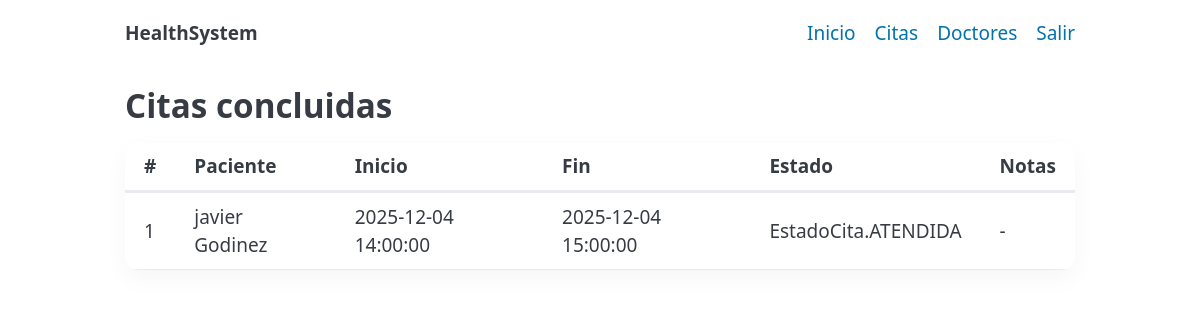
The app's page /doctor/consultas/concluidas (signed in) with its own data.
### models.py (models this page shows, shortened)
class Cita(Base):
    __tablename__ = "citas"
    id = Column(Integer, primary_key=True)
    medico_id = Column(Integer, ForeignKey("medicos.id"), nullable=False, index=True)
    paciente_id = Column(Integer, ForeignKey("usuarios.id"), nullable=False, index=True)
    start_at = Column(DateTime, nullable=False, index=True)
    end_at = Column(DateTime, nullable=False, index=True)
    estado = Column(SAEnum(EstadoCita), default=EstadoCita.PENDIENTE, nullable=False)
    notas = Column(String, nullable=True)
    medico = relationship("Medico", back_populates="citas")
    paciente = relationship("Usuario")

class Usuario(Base, UserMixin):
    __tablename__ = "usuarios"
    id = Column(Integer, primary_key=True)
    nombre = Column(String, nullable=False)
    apellido = Column(String, nullable=False)
    email = Column(String, unique=True, index=True, nullable=False)
    password_hash = Column(String, nullable=False)
    tipo = Column(SAEnum(TipoUsuario), default=TipoUsuario.PACIENTE, nullable=False)
    medico = relationship("Medico", back_populates="usuario", uselist=False)
    expediente = relationship("Expediente", back_populates="paciente", uselist=False)

### app.py (the view)
@app.route("/doctor/consultas/concluidas")
@login_required
def doctor_concluidas():
    if current_user.tipo != TipoUsuario.MEDICO:
        abort(403)
    with get_db() as db:
        medico = db.query(Medico).filter(Medico.usuario_id == current_user.id).first()
        if not medico:
            flash("No hay registro de médico asociado a tu usuario.", "warning")
            return redirect(url_for("dashboard"))
        citas = (
            db.query(Cita)
            .options(
                joinedload(Cita.paciente),
                joinedload(Cita.medico).joinedload(Medico.usuario),
            )
            .filter(
                Cita.medico_id == medico.id,
                Cita.estado.in_([EstadoCita.ATENDIDA, EstadoCita.CANCELADA]),
            )
            .order_by(Cita.start_at.desc())
            .all()
        )
    return render_template("doctor_concluidas.html", citas=citas, EstadoCita=EstadoCita)

### app.py (called while the page is built)
@contextmanager
def get_db():
    db = SessionLocal()
    try:
        yield db
        db.commit()
    except Exception:
        db.rollback()
        raise
    finally:
        db.close()

@login_manager.user_loader
def load_user(user_id):
    with get_db() as db:
        return db.get(Usuario, int(user_id))

### templates/doctor_concluidas.html (shortened to what this page needs)
{% extends "_layout.html" %}
{% block content %}
<h2>Citas concluidas</h2>
{% if citas|length == 0 %}
  <p>No tienes citas concluidas.</p>
{% else %}
  <table>
    <thead>
      <tr>
        <th>#</th>
        <th>Paciente</th>
        <th>Inicio</th>
        <th>Fin</th>
        <th>Estado</th>
        <th>Notas</th>
      </tr>
    </thead>
    <tbody>
      {% for c in citas %}
      <tr>
        <td>{{ c.id }}</td>
        <td>{{ c.paciente.nombre }} {{ c.paciente.apellido }}</td>
        <td>{{ c.start_at }}</td>
        <td>{{ c.end_at }}</td>
        <td>{{ c.estado }}</td>
        <td>{{ c.notas or '-' }}</td>
      </tr>
      {% endfor %}
    </tbody>
  </table>
{% endif %}
{% endblock %}

### templates/_layout.html (style rules this page uses)
table { border-collapse: separate; border-spacing: 0; overflow: hidden; border-radius: 14px; box-shadow: 0 8px 24px rgba(0,0,0,.04); }
thead th { background: var(--muted-border-color); }

### records on screen
Cita: id "1", paciente.nombre "javier", paciente.apellido "Godinez", start_at "2025-12-04 14:00:00", end_at "2025-12-04 15:00:00", estado "EstadoCita.ATENDIDA", notas "-"
